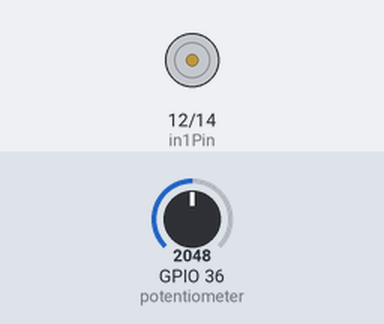
The sketch below on a simulated ESP32. On the bench: motor-driver pin pairs drawn as motors (green arrow = first pin HIGH = forward, orange = second pin HIGH = backward, longer = more drive, scaled by the enable pin). The test bench sets the inputs (shaded band); at power-on: GPIO 36 (potentiometer) = 2048.

Above: at 1.2 s.
1.3 s: GPIO 36 (potentiometer) set to 2049
2.8 s: GPIO 36 (potentiometer) set to 2866
At 4.0 s:
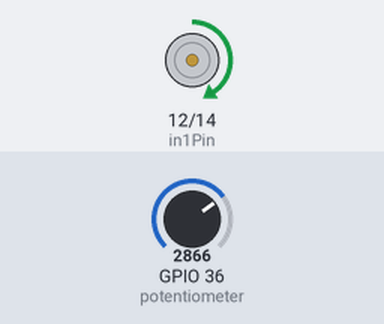
4.3 s: GPIO 36 (potentiometer) set to 3603
At 5.3 s:
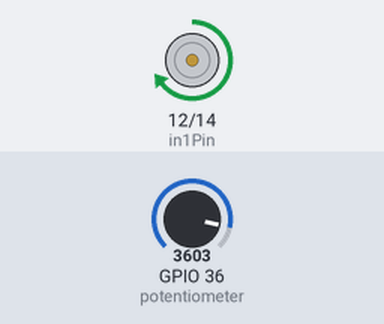
5.8 s: GPIO 36 (potentiometer) set to 2008
At 6.5 s:
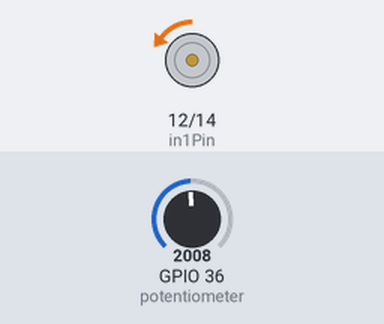
7.3 s: GPIO 36 (potentiometer) set to 2088
At 7.6 s:
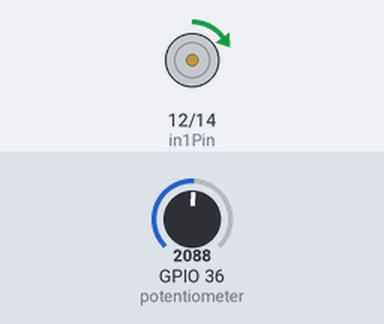
Timing chart, 0 to 9.8 s (numbered marks = the images above; inputs shaded):
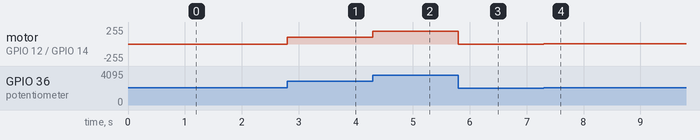

The sketch:

Sketch_17.2_Control_Motor_by_L293D.ino
```cpp
/**********************************************************************
  Filename    : Control_Motor_by_L293D
  Description : Use PWM to control the direction and speed of the motor.
  Auther      : www.freenove.com
  Modification: 2020/07/11
**********************************************************************/
int in1Pin = 12;      // Define L293D channel 1 pin
int in2Pin = 14;      // Define L293D channel 2 pin
int enable1Pin = 13;  // Define L293D enable 1 pin
int channel = 0;

boolean rotationDir;  // Define a variable to save the motor's rotation direction
int rotationSpeed;    // Define a variable to save the motor rotation speed

void setup() {
  // Initialize the pin into an output mode:
  pinMode(in1Pin, OUTPUT);
  pinMode(in2Pin, OUTPUT);
  pinMode(enable1Pin, OUTPUT);

  ledcSetup(channel,1000,11);         //Set PWM to 11 bits, range is 0-2047
  ledcAttachPin(enable1Pin,channel);
}

void loop() {
  int potenVal = analogRead(A0);      // Convert the voltage of rotary potentiometer into digital
  //Compare the number with value 2048,
  //if more than 2048, clockwise rotates, otherwise, counter clockwise rotates
  rotationSpeed = potenVal - 2048;
  if (potenVal > 2048)
    rotationDir = true;
  else
    rotationDir = false;
  // Calculate the motor speed
  rotationSpeed = abs(potenVal - 2048);
  //Control the steering and speed of the motor
  driveMotor(rotationDir, constrain(rotationSpeed,0,2048));
}

void driveMotor(boolean dir, int spd) {
  // Control motor rotation direction
  if (rotationDir) {
    digitalWrite(in1Pin, HIGH);
    digitalWrite(in2Pin, LOW);
  }
  else {
    digitalWrite(in1Pin, LOW);
    digitalWrite(in2Pin, HIGH);
  }
  // Control motor rotation speed
  ledcWrite(channel, spd);
}
```

Measured:
- after the input at 2.8 s, motor on GPIO 12 (in1Pin) / GPIO 14 (in2Pin): stopped → forward 102/255 at once
- after the input at 4.3 s, motor on GPIO 12 (in1Pin) / GPIO 14 (in2Pin): forward 102/255 → forward 194/255 at once
- after the input at 5.8 s, motor on GPIO 12 (in1Pin) / GPIO 14 (in2Pin): forward 194/255 → backward 5/255 at once
- after the input at 7.3 s, motor on GPIO 12 (in1Pin) / GPIO 14 (in2Pin): backward 5/255 → forward 5/255 at once
